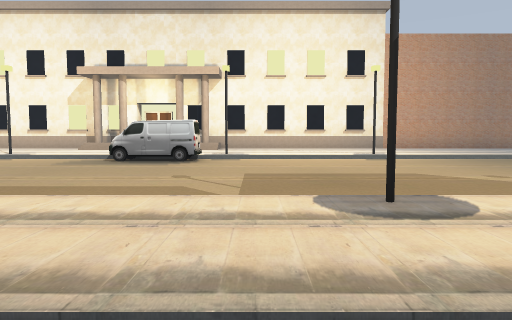
View 1 (above)

24 first-person views from a walk through a 3-D level made in the Unity game engine. The camera is 1.3 m above the floor, tilts 4° down and sees 70° across. The floor is counted in squares, 2 m on a side. Each view is taken from the middle of a square. On the plan, view 1 faces up. The plan holds only what a view shows up to about 11 squares ahead; the rest is blank. The place goes on beyond the plan. Some animated figures are not drawn.

View 2
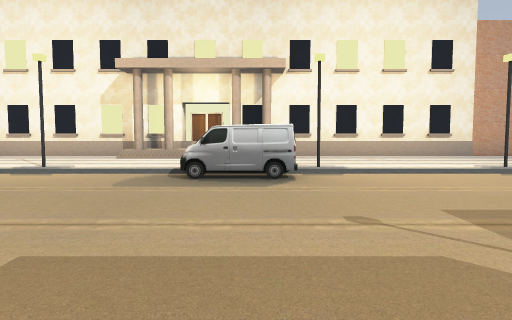

View 3
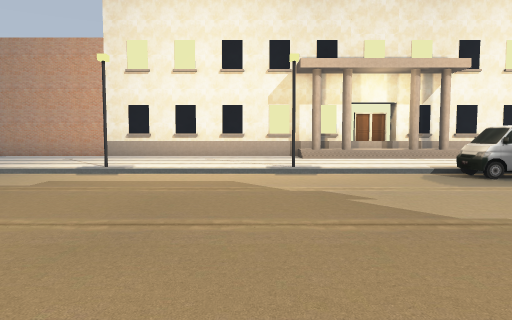

View 4
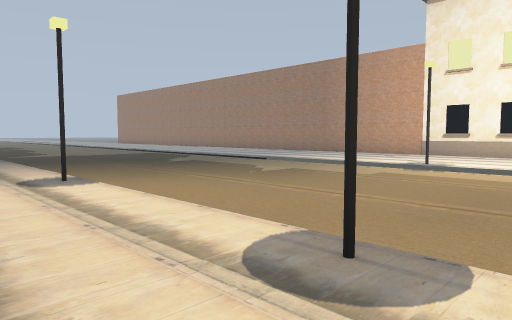

View 5
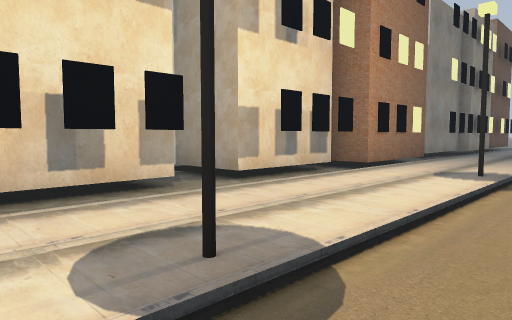

View 6
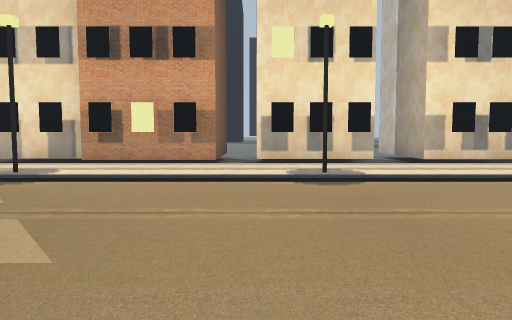

View 7
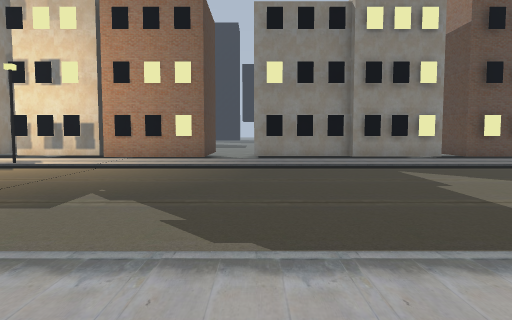

View 8
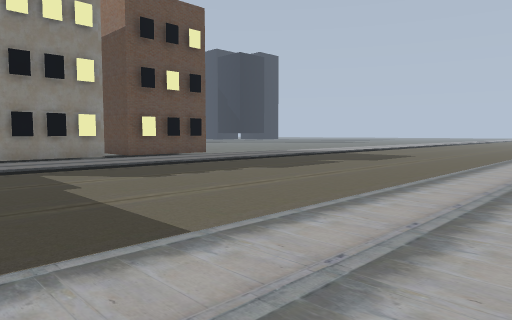

View 9
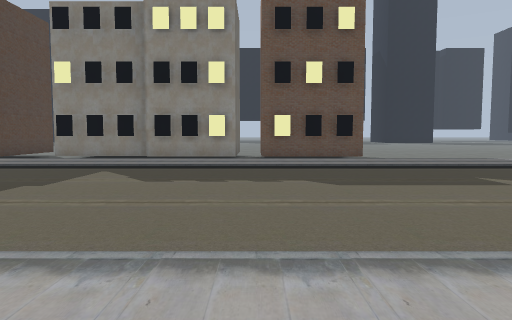

View 10
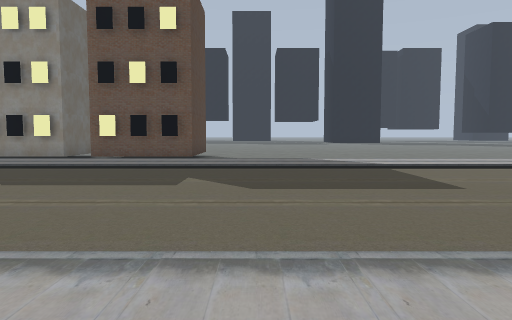

View 11
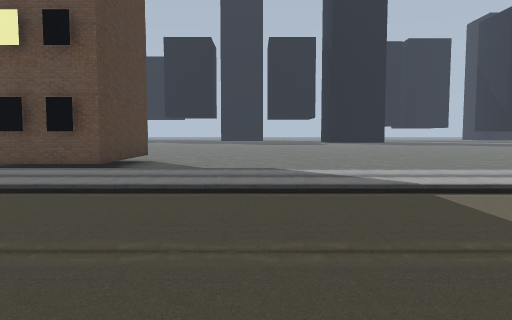

View 12
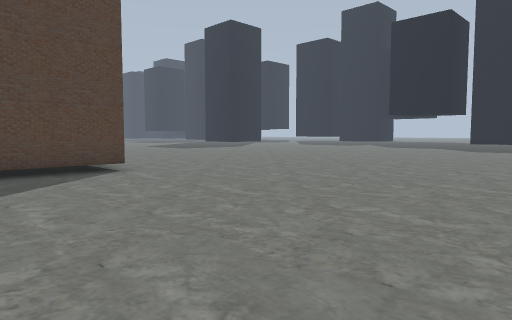

View 13
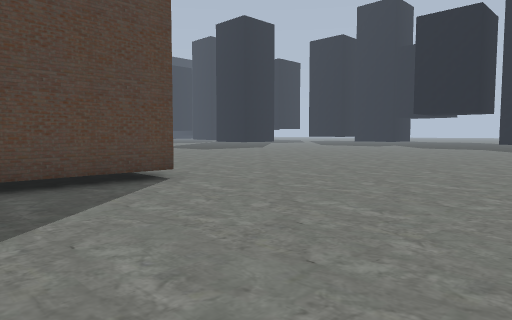

View 14
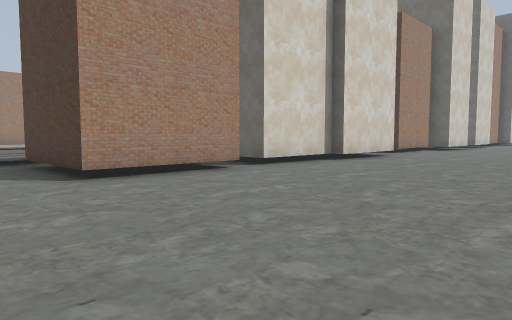

View 15
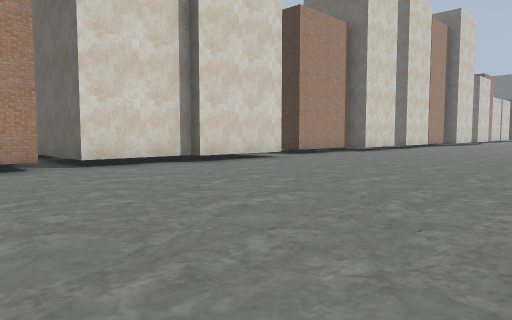

View 16
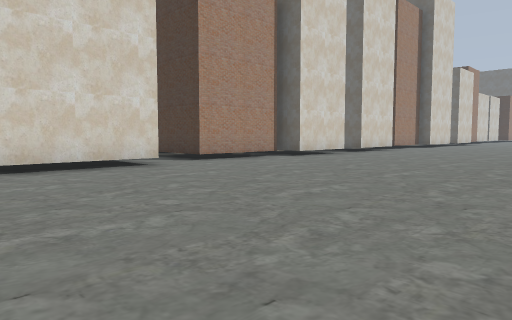

View 17
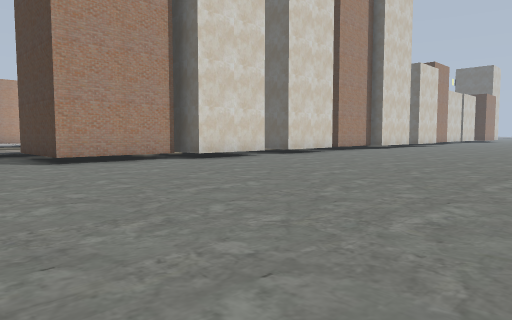

View 18
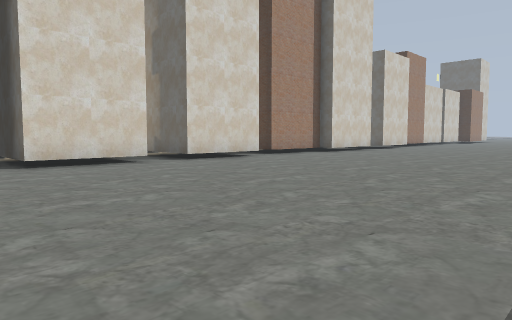

View 19
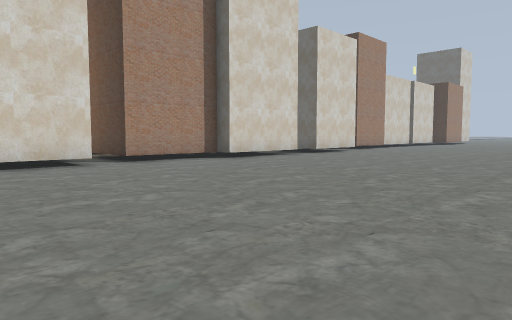

View 20
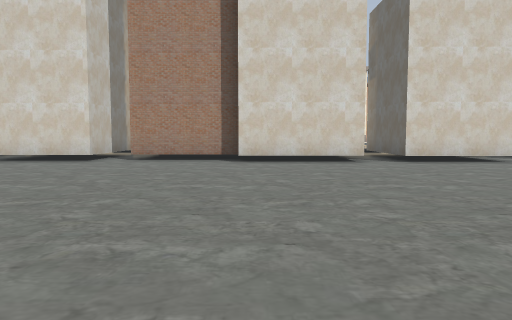

View 21
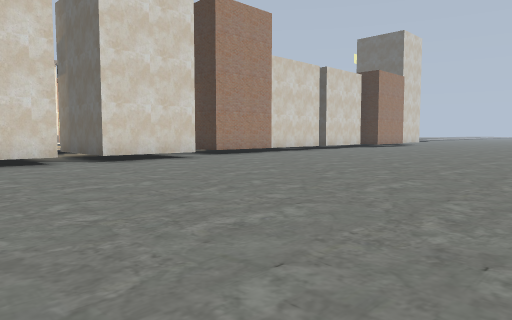

View 22
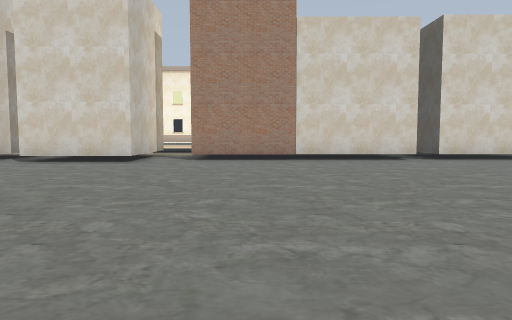

View 23
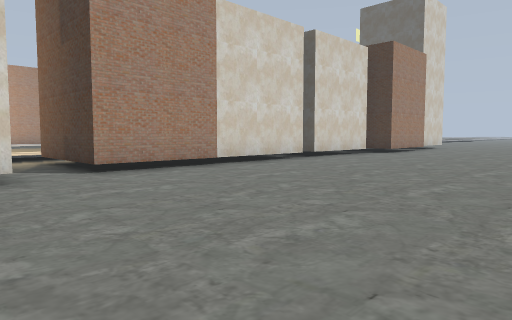

View 24
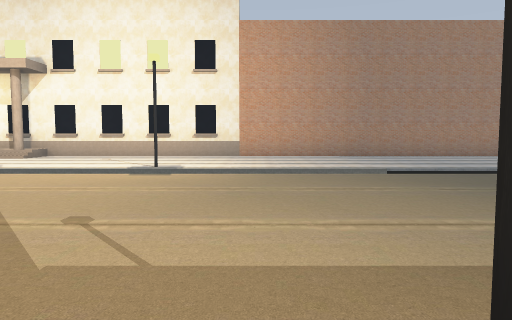

### Floor plan
Key: @ floor where view 1 was taken; # wall or solid block; . main floor; : floor 0.25 m higher than the main floor; / step, stairs or slope; O other object.
Columns run from 35 left of view 1 to 11 right of it. Each row starts with its distance up from view 1.
 13                     ###########################
 12                      :::::::::OOOO:::::::::::::
 11       :    : :::::    :::::::::::::::::::::::::
 10      ::::::::::::::  //:::::::::::::::::://:::
  9     //////////////// ///:O:::O::OOO:::O://////
  8     ................./..........OO...........
  7    .........................................
  6   ..........................................
  5   .........................................
  4  ..........................................
  3 //////////////////////OO///O///OO///O/ /OO
  2 :::::::::::::::::::::::::::::::::::::: ::
  1 ////////   /     /////   /##/   ##     /
  0  .......###.######.######....###   @   .#
 -1 ........###.###   .######.#########.###.#     #
 -2 ........###.####  .######.#########.###.#######
 -3 ...............###....###.###...###.###........
 -4 ...............................................
 -5  ..............................................
 -6  ..............................................
 -7  ..............................................
 -8   ............................................
 -9   ............................................
-10   ...... ....................................
-11   .....         ........ ....  ............
-12   ....                          ....     .

Positions as (right, up) in squares from view 1, and headings:
1: (0, 0), facing up
2: (-2, 2), facing up
3: (-7, 2), facing up
4: (-7, 1), facing up-left
5: (-7, 4), facing down-left
6: (-7, 8), facing down
7: (-18, 11), facing down
8: (-19, 11), facing down-left
9: (-24, 11), facing down
10: (-29, 11), facing down
11: (-30, 7), facing down
12: (-35, 1), facing down-right
13: (-33, 1), facing down-right
14: (-29, -8), facing up-right
15: (-26, -10), facing up-right
16: (-22, -10), facing up-right
17: (-19, -11), facing up-right
18: (-15, -11), facing up-right
19: (-10, -11), facing up-right
20: (-3, -12), facing up
21: (-3, -12), facing up-right
22: (6, -12), facing up
23: (2, -9), facing up-right
24: (5, 2), facing up
